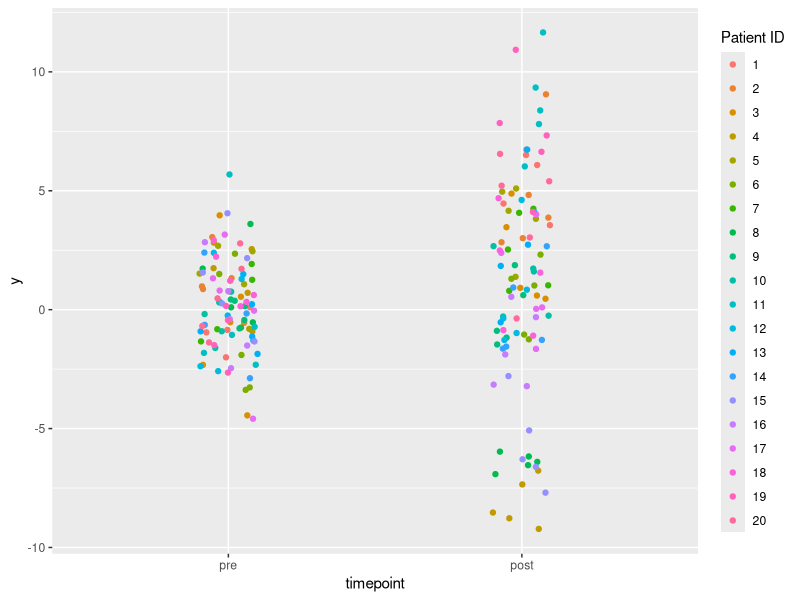

This chart was generated by the following R code:
## ---- chunk 1
#| label: init
#| include: false
library(tidyverse)
library(lme4)
library(knitr)
set.seed(1)
## ---- chunk 2
# size of sample:
n <- 20
m <- 5

# model parameters:
beta_0 <- 0
beta_1 <- 1
sigma_0 <- 2
sigma_1 <- 1
sigma_2 <- 5

# construct data:
patients <- tibble(patient_id = 1:n, 
                   patient_re = rnorm(n, 0, sigma_1),
                   treatment_re = rnorm(n, 0, sigma_2))

dat <- expand_grid(patients,
                   replicate = 1:m,
                   timepoint = c('pre', 'post'))

dat <- dat |> 
  mutate(y = beta_0 + 
           patient_re + 
           ifelse(timepoint == 'post', treatment_re + beta_1, 0) + 
           rnorm(n * m * 2, 0, sigma_0))

# make timepoint a factor to get order in plots right:
dat <- dat |> 
  mutate(timepoint = factor(timepoint, levels = c('pre', 'post')))
         
## ---- chunk 3
dat |> 
  group_by(timepoint) |> 
  summarize(mean = mean(y)) |> 
  kable()
## ---- chunk 4
#| label: visualize
if(n < 1e2) {
  dat |>
    ggplot(aes(timepoint, y, col = factor(patient_id))) +
    geom_jitter(width = 0.1, height = 0) + labs(color = 'Patient ID')
}
## ---- chunk 5
# linear model to get beta_1 and beta_2 
(fm_lm <- lm(y ~ timepoint, data = dat)) |> summary()
## ---- chunk 6
(fm_lmer <- lmer(y ~ timepoint + (timepoint | patient_id), data = dat))
## ---- chunk 7
(fm_lmer <- lmer(y ~ timepoint + (timepoint - 1 || patient_id), data = dat))
(fm_lmer <- lmer(y ~ timepoint + (timepoint - 1 | patient_id), data = dat))
(fm_lmer <- lmer(y ~ timepoint + (1 | patient_id) + (timepoint - 1 | patient_id), data = dat))
(fm_lmer <- lmer(y ~ timepoint + (1 | patient_id) + (timepoint + 0 | patient_id), data = dat))
